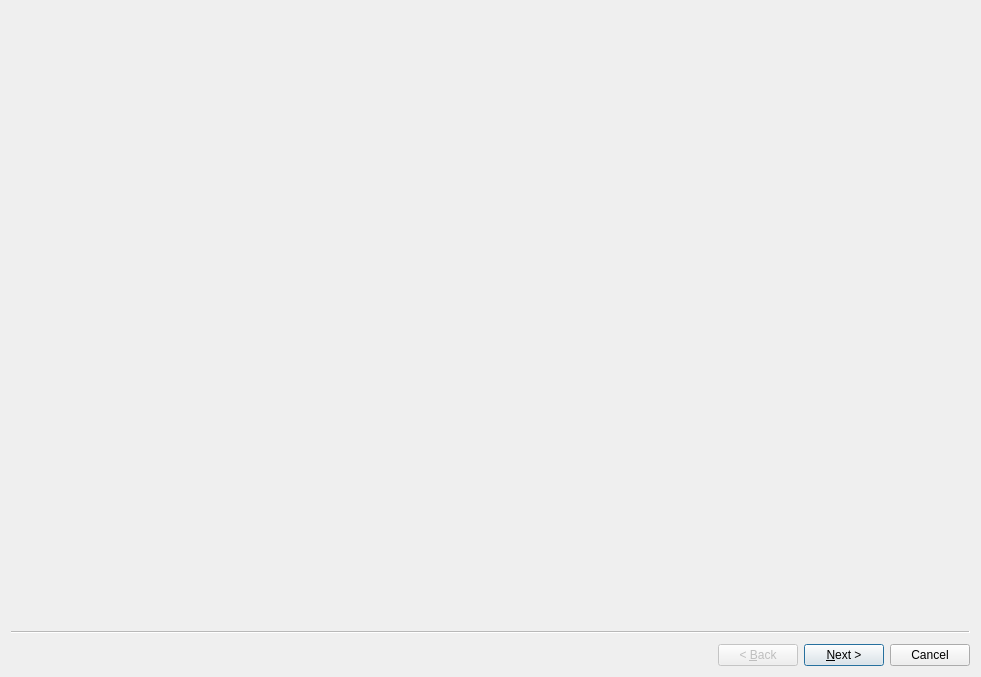
<?xml version="1.0" encoding="UTF-8"?>
<ui version="4.0">
 <class>Wizard</class>
 <widget class="QWizard" name="Wizard">
  <property name="geometry">
   <rect>
    <x>0</x>
    <y>0</y>
    <width>981</width>
    <height>677</height>
   </rect>
  </property>
  <property name="windowTitle">
   <string>Wizard</string>
  </property>
  <widget class="QWizardPage" name="wizardPage1"/>
  <widget class="QWizardPage" name="wizardPage2"/>
 </widget>
 <resources/>
 <connections/>
</ui>
